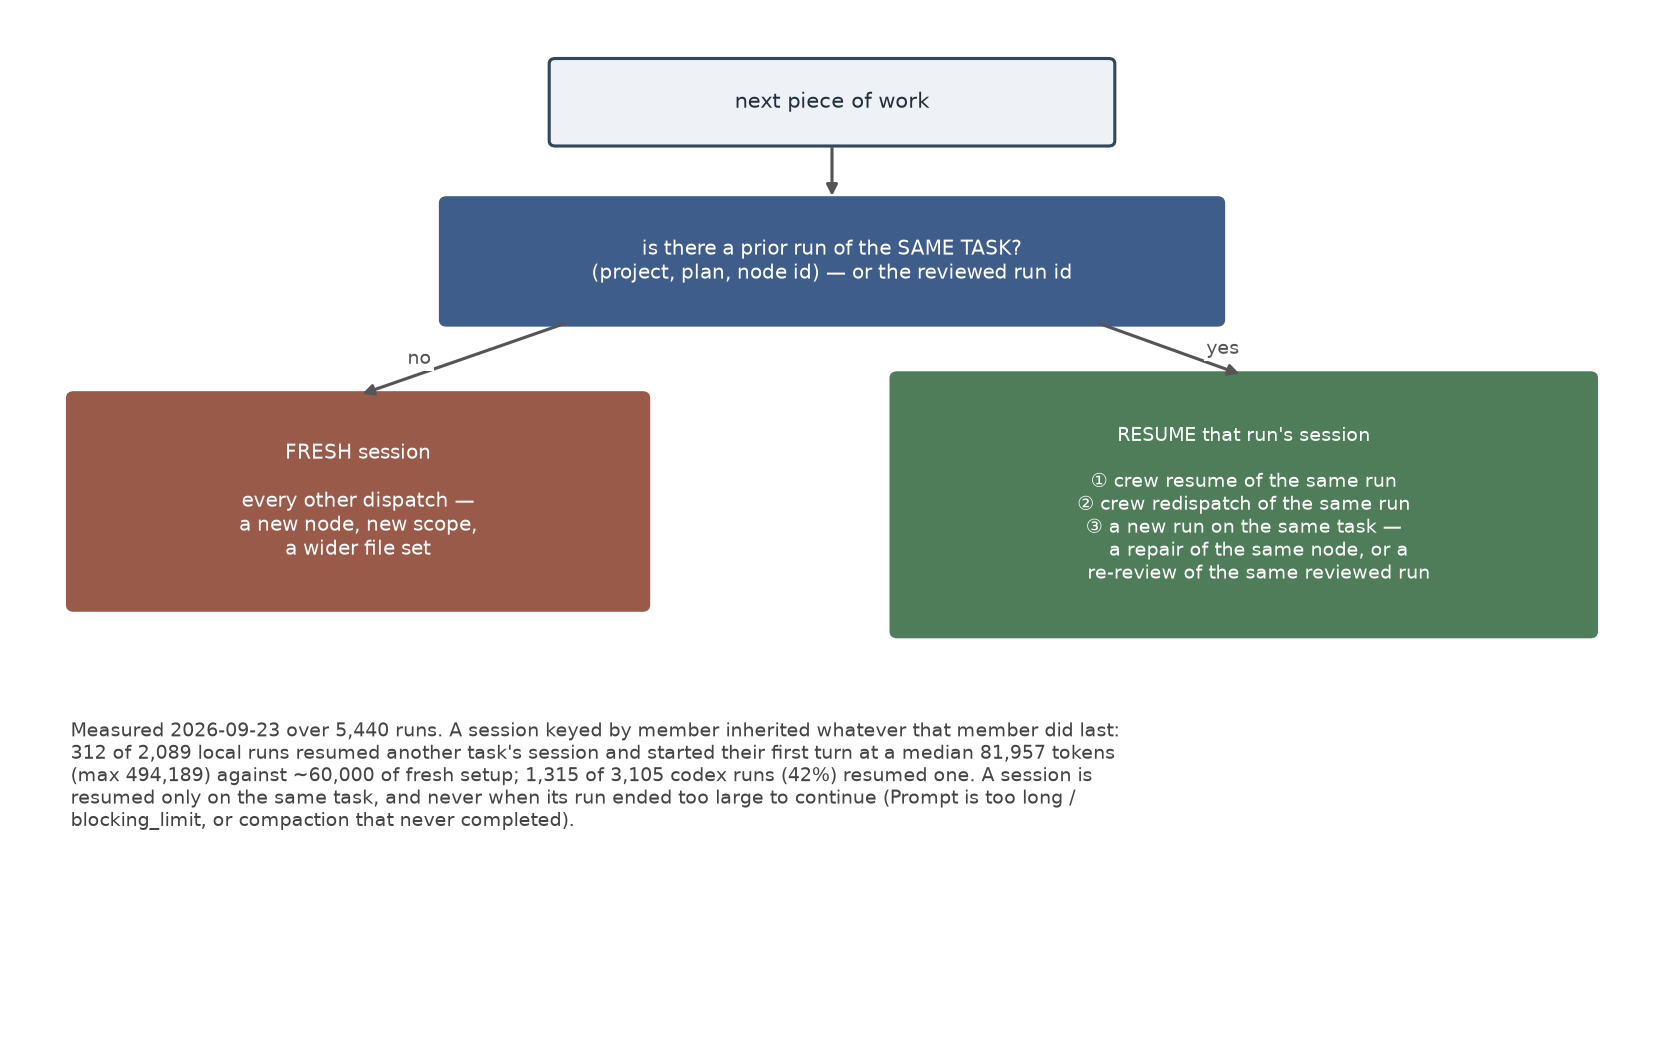

Source code (Python):
"""Draw the continuity decision: which dispatch may reuse a prior session.

The figure is a decision path, not a table. A dispatch is routed by the task
identity of the run it names, and the same-task branch carries the three reuse
forms that are kept deliberately. The fork is the rule, so it is what the
drawing has to show; the measured cost sits beneath it as the reason the fork
exists.
"""

from pathlib import Path

import matplotlib.patches as mpatches
import matplotlib.pyplot as plt

OUT = Path(__file__).with_name("continuity_decision.png")

FRESH = "#9a5a4a"
REUSE = "#4f7d5a"
QUESTION = "#3f5d8a"


def box(ax, x, y, w, h, text, *, face, edge, text_color="white", size=9.5):
    ax.add_patch(
        mpatches.FancyBboxPatch(
            (x, y),
            w,
            h,
            boxstyle="round,pad=0.02,rounding_size=0.04",
            linewidth=1.4,
            facecolor=face,
            edgecolor=edge,
        )
    )
    ax.text(
        x + w / 2,
        y + h / 2,
        text,
        ha="center",
        va="center",
        color=text_color,
        fontsize=size,
    )


def arrow(ax, start, end, label, *, color="#555555", dx=0.0):
    ax.annotate(
        "",
        xy=end,
        xytext=start,
        arrowprops={"arrowstyle": "-|>", "color": color, "linewidth": 1.4},
    )
    if label:
        ax.text(
            (start[0] + end[0]) / 2 + dx,
            (start[1] + end[1]) / 2,
            label,
            ha="center",
            va="center",
            fontsize=8.5,
            color=color,
            bbox={"facecolor": "white", "edgecolor": "none", "pad": 1.0},
        )


fig, ax = plt.subplots(figsize=(10.4, 6.6))
ax.set_xlim(0, 10.4)
ax.set_ylim(0, 7.6)
ax.axis("off")

box(
    ax,
    3.4,
    6.7,
    3.6,
    0.62,
    "next piece of work",
    face="#eef1f6",
    edge="#33475b",
    text_color="#22303f",
)

box(
    ax,
    2.7,
    5.35,
    5.0,
    0.92,
    "is there a prior run of the SAME TASK?\n"
    "(project, plan, node id) — or the reviewed run id",
    face=QUESTION,
    edge=QUESTION,
    size=9.0,
)
arrow(ax, (5.2, 6.7), (5.2, 6.27), "")

box(
    ax,
    0.3,
    3.2,
    3.7,
    1.6,
    "FRESH session\n\nevery other dispatch —\na new node, new scope,\na wider file set",
    face=FRESH,
    edge=FRESH,
    size=9.0,
)
arrow(ax, (3.5, 5.35), (2.15, 4.8), "no", dx=-0.28)

box(
    ax,
    5.6,
    3.0,
    4.5,
    1.95,
    "RESUME that run's session\n\n"
    "① crew resume of the same run\n"
    "② crew redispatch of the same run\n"
    "③ a new run on the same task —\n"
    "     a repair of the same node, or a\n"
    "     re-review of the same reviewed run",
    face=REUSE,
    edge=REUSE,
    size=8.6,
)
arrow(ax, (6.9, 5.35), (7.85, 4.95), "yes", dx=0.34)

ax.text(
    0.3,
    2.35,
    "Measured 2026-09-23 over 5,440 runs. A session keyed by member inherited whatever that member "
    "did last:\n312 of 2,089 local runs resumed another task's session and started their first turn at a "
    "median 81,957 tokens\n(max 494,189) against ~60,000 of fresh setup; 1,315 of 3,105 codex runs (42%) "
    "resumed one. A session is\nresumed only on the same task, and never when its run ended too large to "
    "continue (Prompt is too long /\nblocking_limit, or compaction that never completed).",
    fontsize=8.4,
    color="#444444",
    va="top",
)

fig.tight_layout()
fig.savefig(OUT, dpi=160)
print(OUT)
